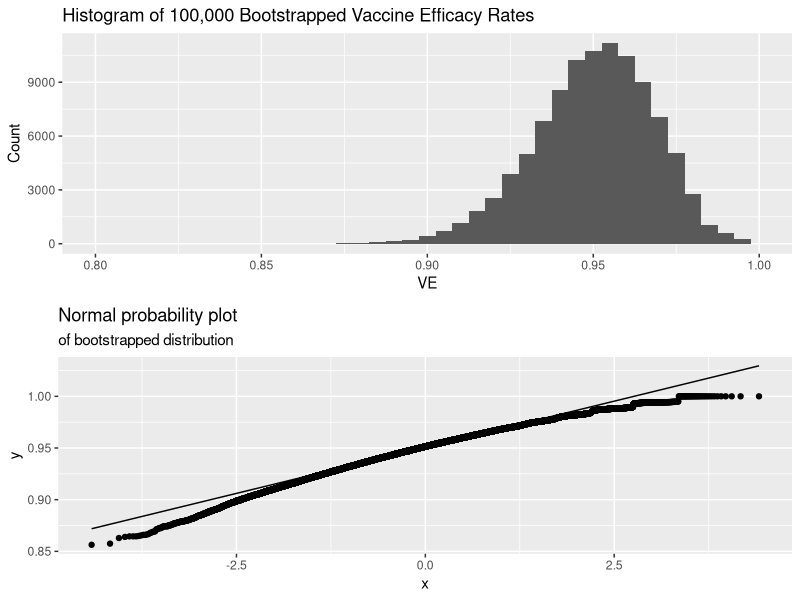

Reproduce this figure in R.
## ---- chunk 1
# Requirements
library(ggplot2)
library(dplyr)
library(gridExtra)
set.seed(342)

# Data from study
n <- 17411
m <- 17511
pi_v_hat <- 8/n
pi_p_hat <- 162/m

# Helper function to compute psi from bootstrapped data
get_efficacy <- function(x_bar, y_bar) {
  1 - (x_bar / y_bar)
}

# Number of trials, B
B <- 100000
# Vaccine efficacy psi for our dataset
psi <- get_efficacy(pi_v_hat, pi_p_hat)

# Run bootstrap
boot_sim <- lapply(1:B, FUN = function(i){ 
    # generate a re-sample from known distribution
    x_bar = rbinom(1, n, pi_v_hat) / n
    y_bar = rbinom(1, m, pi_p_hat) / m
    
    #calculate bootstrapped efficacy and return value as dataframe
    psi_bootstrapped = get_efficacy(x_bar, y_bar)
    data.frame(psi_bootstrapped)
   })

boot_sim_psi <- do.call(rbind, boot_sim)

# Large histogram
p1 <- ggplot(data=boot_sim_psi, 
       mapping = aes(psi_bootstrapped))+
  geom_histogram(binwidth =0.01)+
  labs(title="Histogram of 100,000 Bootstrapped Vaccine Efficacy Rates",x="VE",y="Count")+
  xlim(0, 1)

# Detailed histogram with normality
p2_1 <- ggplot(data=boot_sim_psi, 
       mapping = aes(psi_bootstrapped))+
  geom_histogram(binwidth =0.005)+
  labs(title="Histogram of 100,000 Bootstrapped Vaccine Efficacy Rates",x="VE",y="Count")+
  xlim(0.8, 1)

# Normal qq
p2_2 <- ggplot(data = boot_sim_psi,
             mapping = aes(sample = psi_bootstrapped)) +
  stat_qq(distribution = qnorm) + 
  stat_qq_line(distribution = qnorm) + 
  labs(title = "Normal probability plot",
       subtitle = "of bootstrapped distribution")

# Center of bootstrapped confidence interval for psi
bootstrapped_center <-mean(boot_sim_psi$psi_bootstrapped)

# Compute Bootstrap confidence interval
# Percentile method
percentile_method<-boot_sim_psi %>% summarize(lower = quantile(psi_bootstrapped,.025),
                      upper = quantile(psi_bootstrapped, .975))
percentile_method # See output

median <- quantile(boot_sim_psi$psi_bootstrapped, 0.5)

# Bias adjusted Standard bootstrap method
standard_bootstrap<-boot_sim_psi %>% summarise(boot_mean=mean(psi_bootstrapped),
                          boot_se = sd(psi_bootstrapped),
                          bias = boot_mean-psi,
                          lower = psi + qnorm(p=0.025) * boot_se,
                          upper = psi - qnorm(p=0.025) * boot_se)

standard_bootstrap # See output

summary_table <- matrix(c(percentile_method$lower,percentile_method$upper,standard_bootstrap$lower,standard_bootstrap$upper),ncol=2,byrow=TRUE)
colnames(summary_table) <- c("Lower","Upper")
rownames(summary_table) <- c("Percentile Method","Standard Bootstrap")
summary_table <- as.table(summary_table)
summary_table
## ---- chunk 2
grid.arrange(p2_1, p2_2)
## ---- chunk 3

pi_ci <- qbeta(p=c(0.025,0.975), 8.700102, 163)


upper_ci_prior1 <- (1-2*pi_ci[1])/(1-pi_ci[1])
lower_ci_prior1 <- (1-2*pi_ci[2])/(1-pi_ci[2])
## ---- chunk 4
pi_ci_3 <- qbeta(p=c(0.025,0.975), 1, 1)
pi_ci_3
## ---- chunk 5
pi_ci2 <- qbeta(p=c(0.025,0.975), 9, 163)

upper_ci_prior2 <- (1-2*pi_ci2[1])/(1-pi_ci2[1])
lower_ci_prior2 <- (1-2*pi_ci2[2])/(1-pi_ci2[2])
upper_ci_prior2
lower_ci_prior2
## ---- chunk 6
t <- 8
psi <- 77/81
second_deriv <- ((t * (-3 + 2 * psi))/((2 - 3 * psi + psi ** 2) ** 2)) + ((170 - t) / ((2 - psi) ** 2))
## ---- chunk 7
t = 8
likelihood_fn <- function(p) {
  log(choose(170, t)) + t * log((1 - p)/(2 - p)) + (170 - t) * log(1/(2 - p))
}
likelihood_fn(77/81)
likelihood_fn(0)
likelihood_fn(1)
## ---- chunk 8
t <- 8
psi <- 77/81
second_deriv <- ((t * (-3 + 2 * psi))/((2 - 3 * psi + psi ** 2) ** 2)) + ((170 - t) / ((2 - psi) ** 2))
lo <- psi + qnorm(0.05/2) * sqrt(1 / (-second_deriv))
hi <- psi - qnorm(0.05/2) * sqrt(1 / (-second_deriv))
lo
hi
## ---- chunk 9
posterior_median_pi <- qbeta(0.5, 8.700102, 163)
posterior_median_pi

(1-0.04893234*2)/(1-0.04893234)

